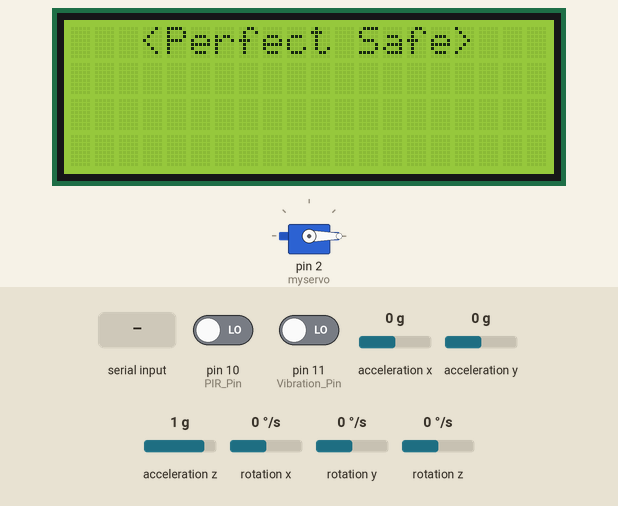
Simulated run of this sketch. Board: Arduino Uno, built with avr-gcc and run on an emulated ATmega328P. Shown: servo, 20×4 character LCD. Wiring (inferred from the names in the program): MPU-6050 motion sensor at I2C address 0x68. The inputs (shaded band) are chosen by the test bench; at power-on: pin 10 (PIR_Pin) LOW, pin 11 (Vibration_Pin) LOW, acceleration x 0 g, acceleration y 0 g, acceleration z 1 g, rotation x 0 °/s, rotation y 0 °/s, rotation z 0 °/s. The modem accepts every AT command (registered, SIM ready, sends succeed) and sends nothing else; what the sketch prints to the serial monitor is not drawn.

Above: at 9.3 s.
9.4 s: pin 10 (PIR_Pin) driven HIGH
At 19.7 s:
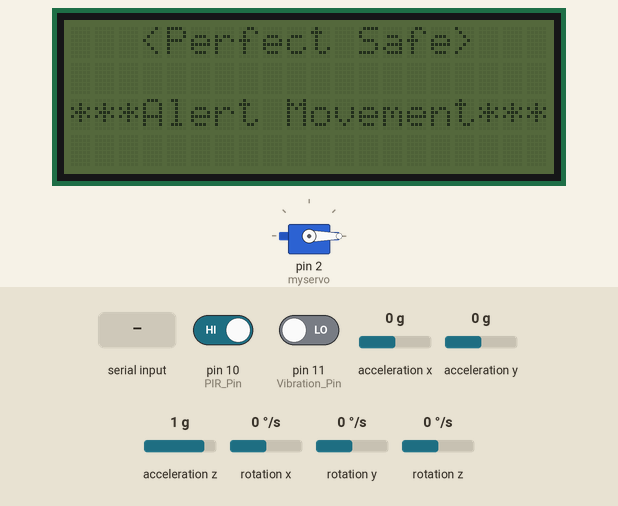
19.8 s: pin 10 (PIR_Pin) driven LOW
30.2 s: "1" received over the second serial link
At 31.9 s:
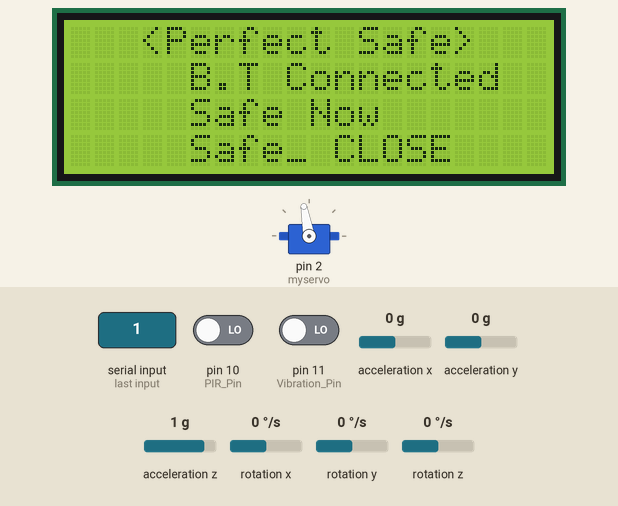
32.6 s: pin 10 (PIR_Pin) driven HIGH
At 42.9 s:
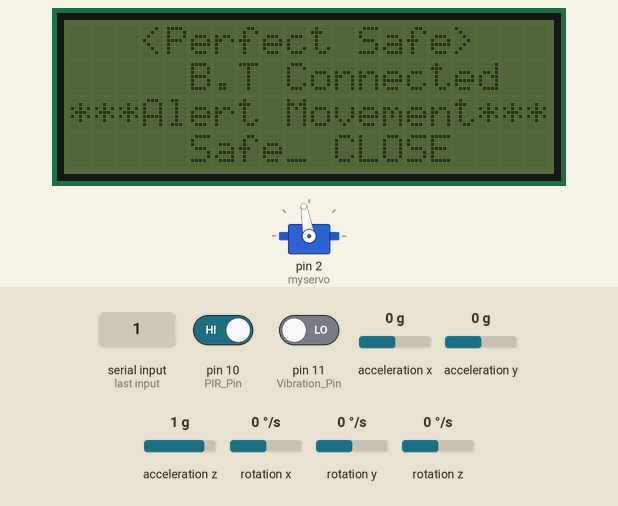
43.0 s: pin 10 (PIR_Pin) driven LOW and pin 11 (Vibration_Pin) driven HIGH
53.4 s: "0" received over the second serial link
At 55.3 s:
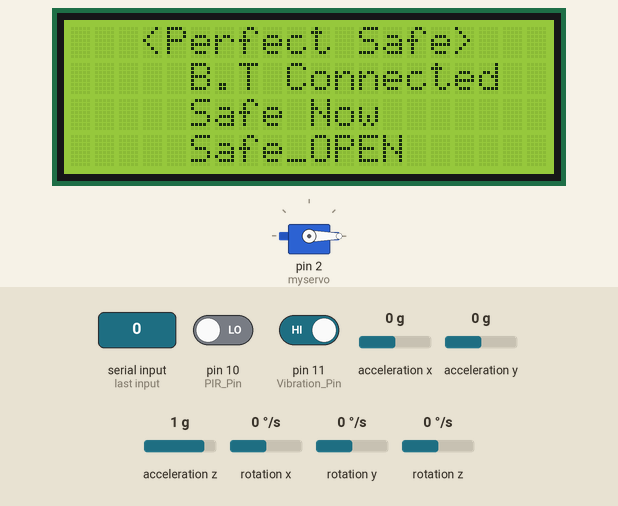
Timing chart, 0 to 56.8 s (numbered marks = the images above; inputs shaded):
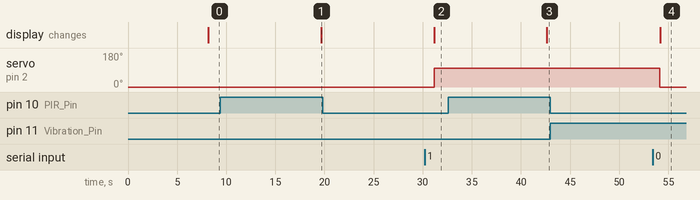

The sketch:

sketch_MixAll.ino
```cpp
#include <SoftwareSerial.h> //시리얼 통신 라이브러리 호출
#include <Servo.h> //서보모터 라이브러리
#include <Wire.h> //자이로센서 라이브러리
#include <LiquidCrystal_I2C.h> // LCD 라이브러리

#define BT_RXD 13
#define BT_TXD 12
SoftwareSerial bluetooth(BT_RXD, BT_TXD);;  //시리얼 통신을 위한 객체 선언
String myString = ""; // 블루투스 통신으로 받는 문자열


#define DEBUG true
SoftwareSerial esp8266(6, 7); // WiFi 통신을 위한 객체 선언


Servo myservo; //서보모터 객체
int state = 1;
int Dig_state;
#define VAR 2
int conVAR = 0;
int currentVar = 0;
int previousVar = 0;


int PIR_Pin = 10; //PIR 핀 10으로 설정

int Vibration_Pin = 11; //진동센서 핀 11로 설정

const int MPU_addr = 0x68; // 자이로 센서 I2C 주소
int16_t AcX, AcY, AcZ, Tmp, GyX, GyY, GyZ;


LiquidCrystal_I2C lcd(0x27, 20, 4); // LCD 시작주소


void setup()
{
  //서보모터
  myservo.attach(2);   //서보모터 시그널 핀 번호 설정
  myservo.write(0);     //서보모터 초기 각도 0도 설정

  //진동 센서
  pinMode(Vibration_Pin, INPUT); //진동센서 핀 입력

  //자이로 센서
  Wire.begin();
  Wire.beginTransmission(MPU_addr);
  Wire.write(0x6B);  // PWR_MGMT_1 register
  Wire.write(0);     // set to zero (wakes up the MPU-6050)
  Wire.endTransmission(true);

  //LCD
  lcd.init();
  lcd.backlight();


  Serial.begin(9600);
  bluetooth.begin(9600); //블루투스 시리얼 개방
  esp8266.begin(9600); //WiFi 시리얼 개방


  //WiFi
  sendData("AT+CWMODE=3\r\n", 1000, DEBUG); // configure as access point (working mode: AP+STA)
  //sendData("AT+CWLAP\r\n", 3000, DEBUG); // list available access points
  //sendData("AT+CWJAP=\"AndroidHotspot5044\",\"0325274715\"\r\n", 6000, DEBUG); // join the access point
  delay(3000);
  sendData("AT+CIFSR\r\n", 1000, DEBUG); // get ip address
  sendData("AT+CIPMUX=1\r\n", 1000, DEBUG); // configure for multiple connections
  sendData("AT+CIPSERVER=1\r\n", 1000, DEBUG); // turn on server on port 80
  sendData("AT+CIPSTART=0,\"TCP\",\"101.101.219.143\",8080\r\n", 1000, DEBUG); //Connect to Server

}

void loop()
{
  lcd.setCursor(3, 0);
  lcd.print("<Perfect Safe>");

  WiFiData();
  PIR();
  Vibration();
  Gyro();
  LCD();
  //Bluetooth();


  Serial.println(" ");
  Serial.println(" ");


  while (bluetooth.available())
  {
    lcd.backlight();
    lcd.setCursor(0, 1);
    lcd.print("     B.T Connected");

    bluetooth.read();
    if (state == 1) {
      myservo.write(100); //서보모터 각도 100도로 설정
      state = 0;
      Dig_state = 1;

      lcd.backlight();
      lcd.setCursor(5, 3);
      lcd.print("Safe_ CLOSE");

    }
    else {

      myservo.write(0);

      state = 1;
      Dig_state = 0;

      lcd.backlight();
      lcd.setCursor(5, 3);
      lcd.print("Safe_OPEN  ");

    }
  }


}


void PIR() //PIR 함수
{

  Serial.println("<<PIR 값>>");

  // 적외선 인체감지 센서에서 값을 읽는다.
  // 막으면 1 , 없으면 0
  int sensor = digitalRead(PIR_Pin);

  if (sensor == 1)
  {
    Serial.print(sensor);
    Serial.println(" = Movement");

  }
  else {
    Serial.print(sensor);
    Serial.println(" = NO Movement");
  }
  Serial.println("--------------------------------------------------------------");

}


void Vibration() //진동 센서 함수
{
  Serial.println("<<진동 값>>");
  long measurement = pulseIn (Vibration_Pin, HIGH);
  Serial.print("measurment(Vibration) = ");
  Serial.println(measurement);

  Serial.println("--------------------------------------------------------------");

}


void Gyro() //자이로 센서 함수
{
  Wire.beginTransmission(MPU_addr);
  Wire.write(0x3B);  // starting with register 0x3B (ACCEL_XOUT_H)
  Wire.endTransmission(false);
  Wire.requestFrom(MPU_addr, 14, true); // request a total of 14 registers

  AcX = Wire.read() << 8 | Wire.read(); // 0x3B (ACCEL_XOUT_H) & 0x3C (ACCEL_XOUT_L)
  AcY = Wire.read() << 8 | Wire.read(); // 0x3D (ACCEL_YOUT_H) & 0x3E (ACCEL_YOUT_L)
  AcZ = Wire.read() << 8 | Wire.read(); // 0x3F (ACCEL_ZOUT_H) & 0x40 (ACCEL_ZOUT_L)
  Tmp = Wire.read() << 8 | Wire.read(); // 0x41 (TEMP_OUT_H) & 0x42 (TEMP_OUT_L)
  GyX = Wire.read() << 8 | Wire.read(); // 0x43 (GYRO_XOUT_H) & 0x44 (GYRO_XOUT_L)
  GyY = Wire.read() << 8 | Wire.read(); // 0x45 (GYRO_YOUT_H) & 0x46 (GYRO_YOUT_L)
  GyZ = Wire.read() << 8 | Wire.read(); // 0x47 (GYRO_ZOUT_H) & 0x48 (GYRO_ZOUT_L)

  Serial.println("<<자이로센서 값>>");
  Serial.print("AcX = "); Serial.print(AcX);
  Serial.print(" | AcY = "); Serial.print(AcY);
  Serial.print(" | AcZ = "); Serial.print(AcZ);
  Serial.print(" | Tmp = "); Serial.print(Tmp / 340.00 + 36.53); //equation for temperature in degrees C from datasheet
  Serial.print(" | GyX = "); Serial.print(GyX);
  Serial.print(" | GyY = "); Serial.print(GyY);
  Serial.print(" | GyZ = "); Serial.println(GyZ);
  Serial.println("--------------------------------------------------------------");


}

void LCD()
{
  int sensor = digitalRead(PIR_Pin);
  long measurement = pulseIn (Vibration_Pin, HIGH);
  GyX = Wire.read() << 8 | Wire.read(); // 0x43 (GYRO_XOUT_H) & 0x44 (GYRO_XOUT_L)
  GyY = Wire.read() << 8 | Wire.read(); // 0x45 (GYRO_YOUT_H) & 0x46 (GYRO_YOUT_L)
  GyZ = Wire.read() << 8 | Wire.read(); // 0x47 (GYRO_ZOUT_H) & 0x48 (GYRO_ZOUT_L)

  if (sensor == 0 && measurement == 0 )
  {
    lcd.noBacklight();
    lcd.setCursor(0, 2);
    lcd.print("     Safe Now       ");


  }
  else if ((sensor == 1) || ( measurement != NULL) && (GyX != NULL || GyY != NULL || GyZ != NULL))
  {
    lcd.backlight();
    lcd.setCursor(0, 2);
    lcd.print("***Alert Movement***");
    lcd.noBacklight();

  }

}


void Bluetooth()
{

  Wire.beginTransmission(MPU_addr);
  Wire.write(0x3B);  // starting with register 0x3B (ACCEL_XOUT_H)
  Wire.endTransmission(false);
  Wire.requestFrom(MPU_addr, 14, true); // request a total of 14 registers

  int Dig_PIR = digitalRead(10);
  int Dig_Vib = pulseIn (Vibration_Pin, HIGH);
  int Dig_GyX = Wire.read() << 8 | Wire.read();
  int Dig_GyY = Wire.read() << 8 | Wire.read();
  int Dig_GyZ = Wire.read() << 8 | Wire.read();


  String Dig_ALL = String(Dig_state) + "/"  + String(Dig_Vib) + "/" + String(Dig_GyX) + "/" + String(Dig_GyY) + "/" + String(Dig_GyZ) + "/" + String(Dig_PIR);
  Serial.println(Dig_ALL);
  bluetooth.println(Dig_ALL);
  delay(1000);


  /*

    bluetooth.print("Servo: ");
    bluetooth.println(Dig_state);
    bluetooth.print("PIR: ");
    bluetooth.println(Dig_PIR);
    bluetooth.print("Vib: ");
    bluetooth.println(Dig_Vib);
    bluetooth.print("Gyro: ");
    bluetooth.print(Dig_GyX);
    bluetooth.print(", ");
    bluetooth.print(Dig_GyY);
    bluetooth.print(", ");
    bluetooth.println(Dig_GyZ);

  */
}


void WiFiData( )
{

  Wire.beginTransmission(MPU_addr);
  Wire.write(0x3B);  // starting with register 0x3B (ACCEL_XOUT_H)
  Wire.endTransmission(false);
  Wire.requestFrom(MPU_addr, 14, true); // request a total of 14 registers

  int Dig_PIR = digitalRead(10);
  int Dig_Vib = pulseIn (Vibration_Pin, HIGH);
  int Dig_GyX = Wire.read() << 8 | Wire.read();
  int Dig_GyY = Wire.read() << 8 | Wire.read();
  int Dig_GyZ = Wire.read() << 8 | Wire.read();


  String Dig_ALL = String(Dig_state) + "/"  + String(Dig_Vib) + "/" + String(Dig_GyX) + "/" + String(Dig_GyY) + "/" + String(Dig_GyZ) + "/" + String(Dig_PIR);
  Serial.println(Dig_ALL);


  //웹페이지에 보내는 문장
  sendData("AT+CIPSTART=0,\"TCP\",\"101.101.219.143\",8080\r\n", 1000, DEBUG); //Connect to Server


  String dataCommand = "GET /process.jsp?&motor=";
  dataCommand += Dig_state;
  dataCommand += "&oscill=";
  dataCommand += Dig_Vib;
  dataCommand += "&gyro_x=";
  dataCommand += Dig_GyX;
  dataCommand += "&gyro_y=";
  dataCommand += Dig_GyY;
  dataCommand += "&gyro_z=";
  dataCommand += Dig_GyZ;
  dataCommand += "&infra=";
  dataCommand += Dig_PIR;
  dataCommand += "&user=";
  dataCommand += 1;
  dataCommand += "&equ=";
  dataCommand += 1;
  dataCommand += "&state=";
  dataCommand += 1;
  dataCommand += " HTTP/1.1\r\nHost: 101.101.219.143\r\n\r\n";

  //문장 길이 파악을 위해 얘를 나중에 생성
  String sendCommand = "AT+CIPSEND=0,";
  sendCommand += dataCommand.length();
  sendCommand += "\r\n";
  sendData(sendCommand, 1000, DEBUG);
  sendData(dataCommand, 1000, DEBUG);
  delay(5000);
  /*
    if (esp8266.available()) {
      Serial.println("Available()");
      if (esp8266.find("+IPD,")) {
        delay(1000);
        Serial.println("==================");
        Serial.println(esp8266.read());
        Serial.println("==================");
      }
    }

  */

}


String sendData(String command, const int timeout, boolean debug)
{
  String response = "";
  esp8266.print(command); // send the read character to the esp8266
  long int time = millis();

  while ( (time + timeout) > millis()) {
    while (esp8266.available()) {
      // The esp has data so display its output to the serial window
      char c = esp8266.read(); // read the next character.
      response += c;
    }
  }

  if (debug) {
    Serial.print(response);
  }
  return response;
}
```

Measured:
- after the input at 9.4 s, the display: changes after 10.2 s (image 1)
- after the input at 19.8 s, every drawn part: stays the same
- after the input at 30.2 s, servo on pin 2 (myservo): 0° → 100° after 0.95 s; the display: changes after 0.96 s (image 2)
- after the input at 32.6 s, the display: changes after 10.0 s (image 3)
- after the input at 43.0 s, every drawn part: stays the same
- after the input at 53.4 s, servo on pin 2 (myservo): 100° → 0° after 0.75 s; the display: changes after 0.76 s (image 4)
